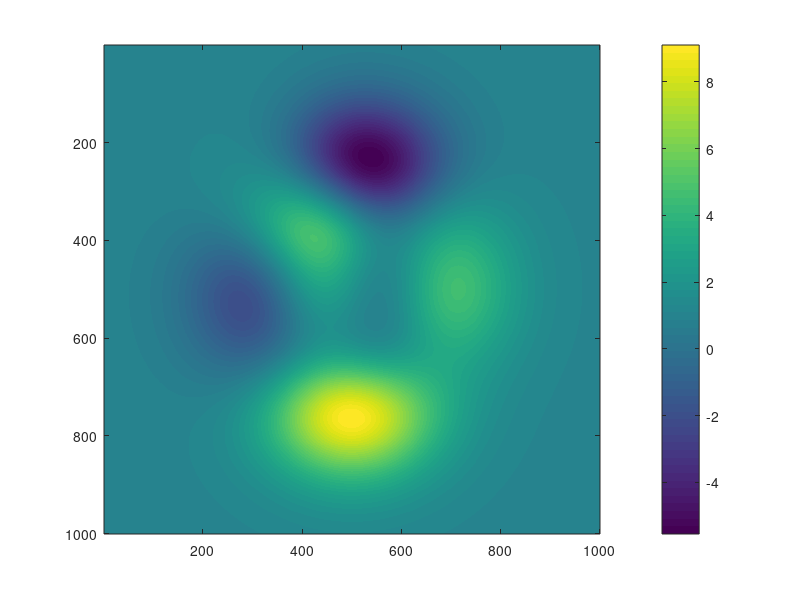

Reproduce this figure in MATLAB. (Note: this script raises an error after producing the figure.)
%% |cmocean| documentation 
% The |cmocean| function returns perceptually-uniform colormaps generated by Kristen Thyng. A 
% detailed description of the cmocean project is available at <http://matplotlib.org/cmocean>.
% 
% If you find an occasion to cite these colormaps for any reason, or if you just want
% some nice beach reading, check out the following paper from the journal _Oceanography_: 
% 
% Kristen M. Thyng, Chad A. Greene, Robert D. Hetland, Heather M. Zimmerle, and Steven
% F. DiMarco (2016). True colors of oceanography: Guidelines for effective and accurate colormap
% selection. _Oceanography_, 29(3), 10. <http://dx.doi.org/10.5670/oceanog.2016.66 doi:10.5670/oceanog.2016.66>
% 
%% Syntax 
% 
%  cmocean 
%  cmap = cmocean('ColormapName') 
%  cmap = cmocean('-ColormapName') 
%  cmap = cmocean(...,NLevels)
%  cmap = cmocean(...,'pivot',PivotValue) 
%  cmap = cmocean(...,'negative')
%  cmocean(...)
% 
%% Description 
% 
% |cmocean| without any inputs displays colormap options.  
%
% |cmap = cmocean('ColormapName')| returns a 256x3 colormap. |ColormapName| can be any of 
% of the following: 
% 
% <<cmocean.png>>
%
% |cmap = cmocean('-ColormapName')| a minus sign preceeding any |ColormapName| flips the
% order of the colormap. 
%
% |cmap = cmocean(...,NLevels)| specifies a number of levels in the colormap.  Default
% value is |256|. 
%
% |cmap = cmocean(...,'pivot',PivotValue)| centers a diverging colormap such that the point of color
% divergence corresponds to a specified value and maximum extents are set using current caxis limits. 
% If no |PivotValue| is set, |0| is assumed. Early versions of this function used |'zero'|
% as the syntax for |'pivot',0| and the old syntax is still supported. 
%
% |cmap = cmocean(...,'negative')| inverts the lightness profile of the colormap. This can be 
% useful particularly for divergent colormaps if the default white point of divergence
% gets lost in a white background. 
% 
% |cmocean(...)| without any outputs sets the current colormap to the current axes.  
% 
%% Examples 
% Using this sample plot: 

imagesc(peaks(1000)+1)
colorbar

%%
% Set the colormap to |'algae'|: 
 
cmocean('algae') 
 
%%
% Same as above, but with an inverted |algae| colormap: 
 
cmocean('-algae')

%%
% Set the colormap to a 12-level |'solar'|: 
 
cmocean('solar',12)

%%
% Get the RGB values of a 5-level thermal colormap: 

RGB = cmocean('thermal',5) 

%%
% Some of those values are below zero and others are above. If this dataset represents
% anomalies, perhaps a diverging colormap is more appropriate: 

cmocean('balance') 

%%
% It's unlikely that the center value of this color axis 1.7776 is an interesting value about which the 
% data diverges.  If you want to center the colormap on zero using the current color 
% axis limits, simply include the |'pivot'| option:  

cmocean('balance','pivot',0) 

%% Negative colormaps 
% I was recently in a situation where I had a scatter plot of divergent data on a white background, 
% but |cmocean('balance')| made the most important datapoints white and nearly invisible.  Here's the 
% situation: 

% Some sample data with noise: 
x = 10*rand(300,1)-5; 
noise = 2*randn(size(x)); 
y = x.^2+noise; 

% A theoretical perfect x^2 line: 
x_theoretical = linspace(min(x),max(x),50); 
y_theoretical = x_theoretical.^2; 

% Plot the data: 
figure
plot(x_theoretical,y_theoretical,'k-') 
hold on
scatter(x,y,25,noise,'filled') 
cb = colorbar; 
ylabel(cb,'error relative to theory') 
box off
axis tight

%% 
% I wanted to show how far off my noisy data was from the perfect theoretical x-squared line, 
% so the divergent |cmocean('balance')| map seemed appropriate: 

cmocean('balance','pivot',0) 

%% 
% But in the plot above, attention is drawn away from the theoretical line toward the
% dark red and dark blue outliers.  In this case, a negative colormap may be preferred: 

cmocean('balance','pivot',0,'negative') 

%% 
% For a final example, topography. Topography is a special case because it's usually
% important to clearly distinguish between land and ocean, but we still want a linear
% relationship between the perceived color and elevation. A typical divergent colormap
% like _balance_ or _curl_ might draw the eye toward the general direction of coastlines, but
% would not provide a clear definition between land and ocean, so the |cmocean| colormaps
% include |'topo'|, which is designed specifically for topography. Below I'm using
% my <https://www.mathworks.com/matlabcentral/fileexchange/49065-shadem |shadem|> 
% function to apply relief shading. 

load topo

figure
worldmap([-90 90],[0 360]) % assuming you have Matlab's Mapping Toolbox
pcolorm(-89.5:89.5,0.5:359.5,topo) 
gridm off 

shadem(7,[225 75])

caxis([-1 1]*6000)
cmocean topo

%% Author Info 
% This function was written by <http://www.chadagreene.com Chad A. Greene> of the Institute for Geophysics at the 
% University of Texas at Austin (UTIG), June 2016, using colormaps created by <http://kristenthyng.com/ Kristen
% Thyng> of Texas A&M University, Department of Oceanography. More information on the
% |cmocean| project can be found at <http://matplotlib.org/cmocean>. 
% Updated with new colormaps _rain_, _topo_, _diff_, and _tarn_ in January 2019. 